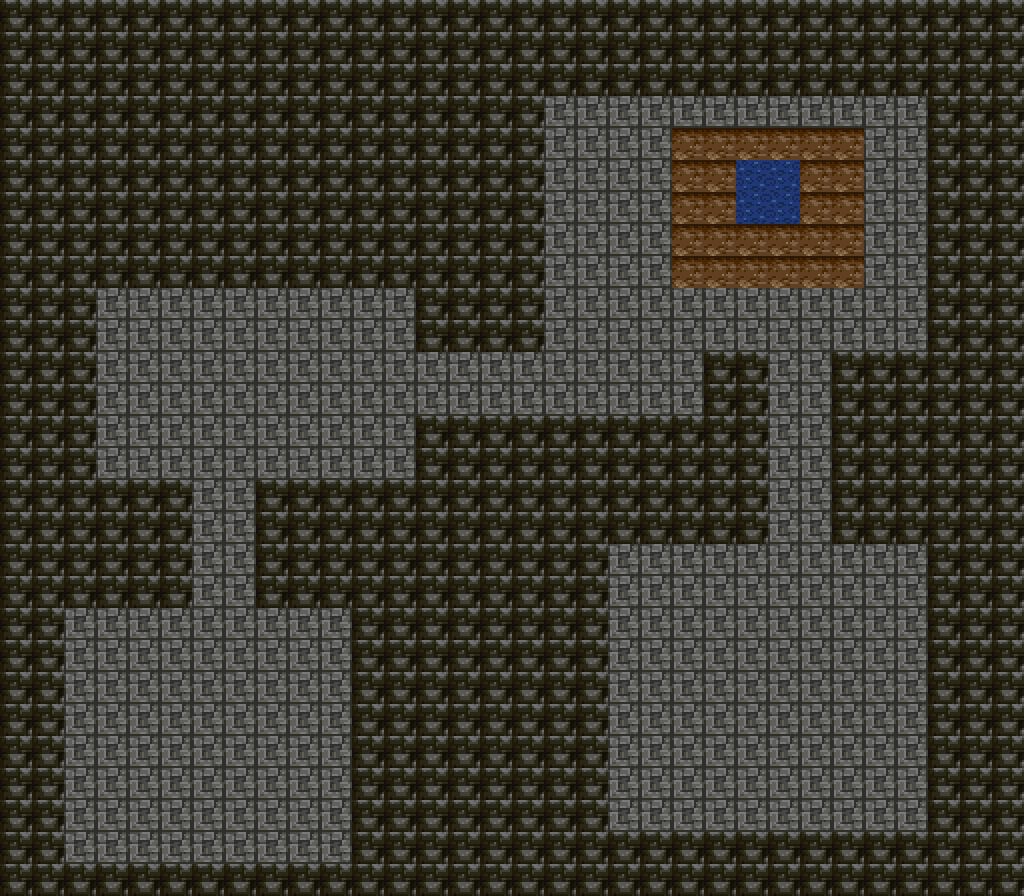

Below is a game level as drawn by its tile map, then a one-line description and the .tmx that defines it (tile-layer data replaced by summaries):
An orthogonal 32x28 tile map with 32x32 px tiles, 3 tile layers (floor, walls, details), 7 tilesets and 6 objects (4x Static, Spawn, Warp).

<map version="1.10" orientation="orthogonal" renderorder="right-down" width="32" height="28" tilewidth="32" tileheight="32" infinite="0" nextlayerid="8" nextobjectid="7">
 <properties>
  <property name="biome" value="Cave" />
  <property name="song" value="underground-town" />
  <property name="RegionName" value="B: Mephit Lair" />
 </properties>
 <tileset firstgid="1" source="../../../Tilesets/outdoors.tsx" />
 <tileset firstgid="501" source="../../../Tilesets/npc.tsx" />
 <tileset firstgid="1001" source="../../../Tilesets/dungeon.tsx" />
 <tileset firstgid="1501" source="../../../Tilesets/indoor.tsx" />
 <tileset firstgid="2001" source="../../../Tilesets/castle.tsx" />
 <tileset firstgid="2501" source="../../../Tilesets/overworld.tsx" />
 <tileset firstgid="3001" source="../../../Tilesets/biomes.tsx" />
 <layer id="1" name="floor" width="32" height="28">
  <data>[896 cells, 896 non-empty, 2 distinct tile ids]</data>
 </layer>
 <layer id="2" name="walls" width="32" height="28">
  <properties>
   <property name="Collideable" value="true" type="bool" />
  </properties>
  <data>[896 cells, 540 non-empty, 1 distinct tile ids]</data>
 </layer>
 <layer id="3" name="details" width="32" height="28">
  <data>[896 cells, 4 non-empty, 1 distinct tile ids]</data>
 </layer>
 <objectgroup id="7" name="objects">
  <properties>
   <property name="RenderRole" value="Objects" />
  </properties>
  <object id="1" name="start" class="Spawn" x="128" y="736" width="32" height="32">
   <properties>
    <property name="DefaultSpawn" value="true" type="bool" />
   </properties>
  </object>
  <object id="2" name="Out to entrance ravine" class="Warp" x="128" y="832" width="32" height="32" gid="1014">
   <properties>
    <property name="WarpMap" value="map/borderlands/cave-entrance" />
    <property name="SpawnId" value="from-b" />
   </properties>
  </object>
  <object id="3" name="B: lair entrance" class="Static" x="160" y="800" width="32" height="32" gid="1130">
   <properties>
    <property name="Text" value="B - Mephit Lair&#10;The stairs lead back to the entrance ravine. This lair can be explored; its quest and encounters are not yet populated." />
    <property name="Collideable" value="false" type="bool" />
   </properties>
  </object>
  <object id="4" name="Chamber landmark" class="Static" x="160" y="384" width="32" height="32" gid="1130">
   <properties>
    <property name="Text" value="Condensation clings to the stone. A warm spring steams beneath the chamber floor." />
    <property name="Collideable" value="false" type="bool" />
   </properties>
  </object>
  <object id="5" name="Room 3" class="Static" x="576" y="160" width="32" height="32" gid="1130">
   <properties>
    <property name="Text" value="Store room&#10;Condensation clings to the stone. A warm spring steams beneath the chamber floor." />
    <property name="Collideable" value="false" type="bool" />
   </properties>
  </object>
  <object id="6" name="Room 4" class="Static" x="640" y="608" width="32" height="32" gid="1130">
   <properties>
    <property name="Text" value="Side passage&#10;Condensation clings to the stone. A warm spring steams beneath the chamber floor." />
    <property name="Collideable" value="false" type="bool" />
   </properties>
  </object>
 </objectgroup>
</map>
